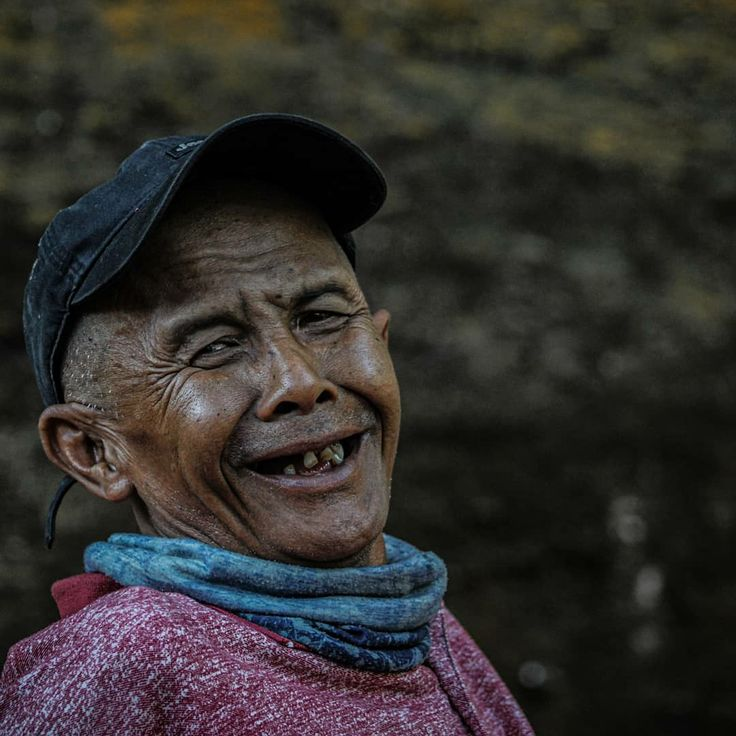
#> input picture bahan4.jpg, 736 x 736 px
$ python no3.py
#> lines starting #> are read from the running program, lines starting #| are printed output that depends on the picture

import imageio
import numpy as np
import matplotlib.pyplot as plt

# Membaca citra dengan mode grayscale
image = imageio.imread('bahan4.jpg', mode='F')
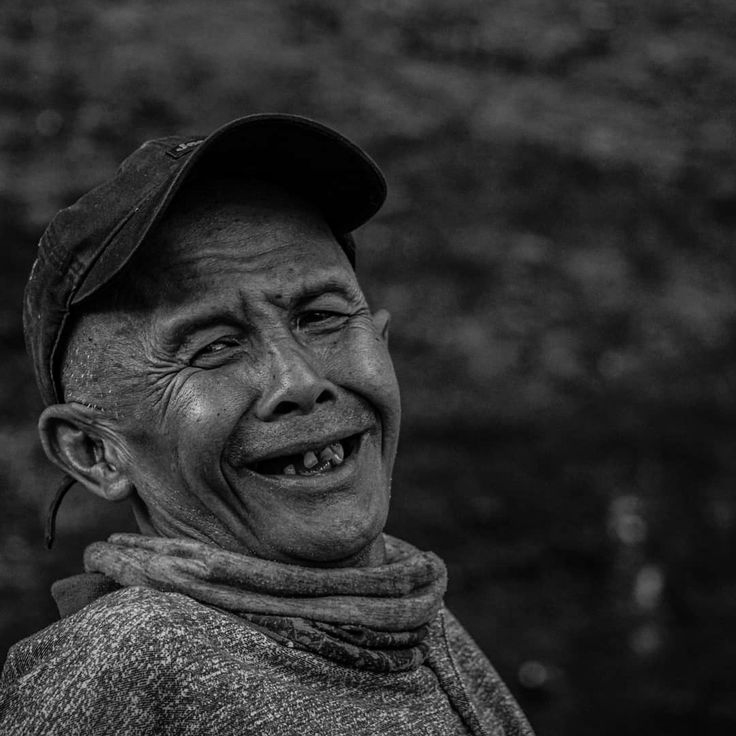
#> image: shape (736, 736) float32; min 0, max 224.1, mean 48.1
image = image / 255.0  # Pastikan nilai piksel dalam rentang 0-1

# Menghitung histogram dan histogram kumulatif
histogram, bin_edges = np.histogram(image, bins=256, range=(0, 1))
#> histogram = 256 values, max 9704 at index 19, min 0 at index 212, mean 2116; bin_edges = 257 values from 0 to 1
cdf = histogram.cumsum()  # histogram kumulatif
#> cdf = 256 values from 1704 to 541696
cdf_normalized = cdf / cdf.max()  # normalisasi cdf ke rentang 0-1
#> cdf_normalized = 256 values from 0.00315 to 1

# Melakukan ekualisasi histogram
image_equalized = np.interp(image.flatten(), bin_edges[:-1], cdf_normalized)
image_equalized = image_equalized.reshape(image.shape)
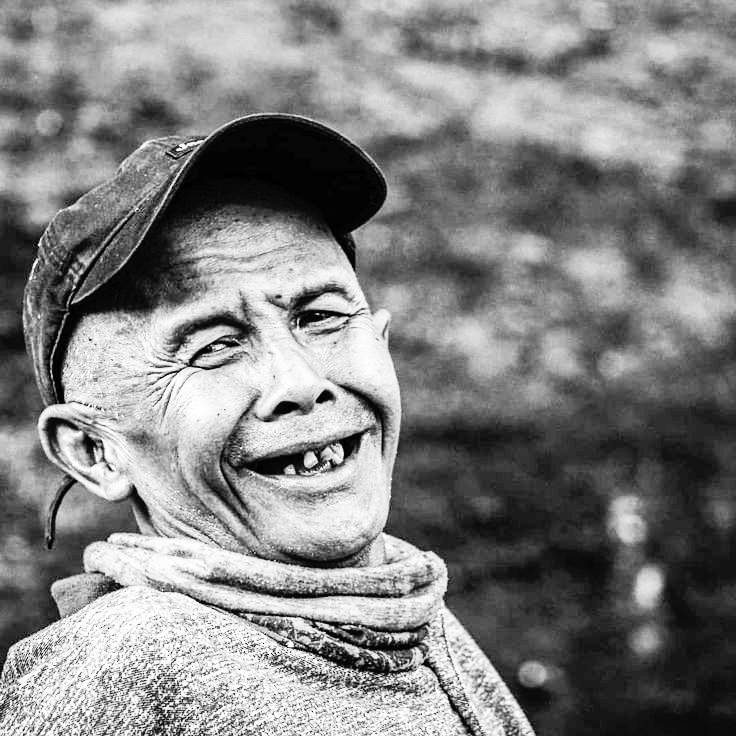
#> image_equalized: shape (736, 736) float64; min 0.00315, max 1, mean 0.509

# Menampilkan hasil
fig, (ax1, ax2) = plt.subplots(1, 2, figsize=(12, 6))
ax1.imshow(image, cmap='gray')
ax1.set_title('Citra Asli')
ax2.imshow(image_equalized, cmap='gray')
ax2.set_title('Citra Setelah Ekualisasi Histogram')
plt.show()
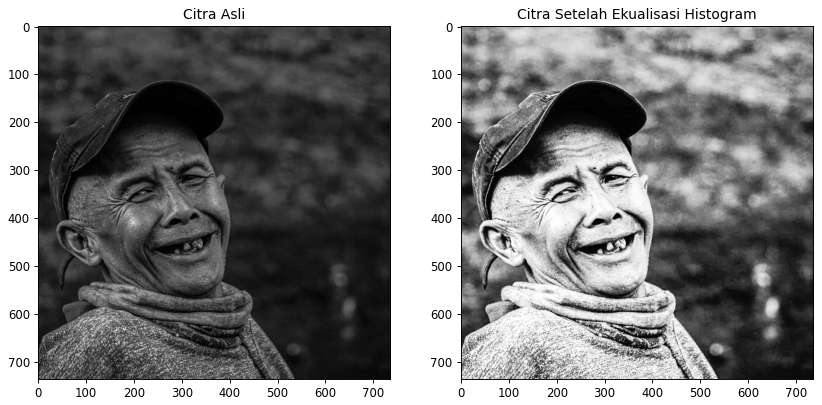
#> figure drawn by matplotlib, 2 panels
